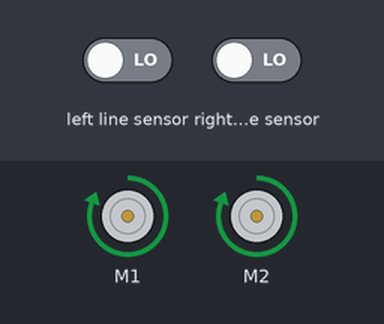
A program run on a simulated BBC micro:bit (MakeCode). Parts: 2 × DC motor (green arrow = forward, orange = backward, longer = faster). The inputs (shaded band) are chosen by the test bench; at power-on: left line sensor LOW, right line sensor LOW.

Above: at 1.2 s.
1.3 s: left line sensor driven HIGH
At 1.8 s:
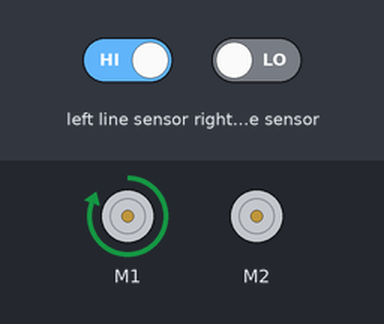
2.8 s: left line sensor driven LOW
At 3.9 s:
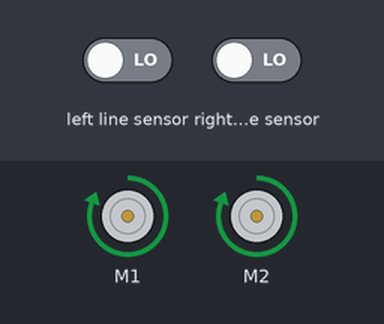
4.3 s: right line sensor driven HIGH
At 5.5 s:
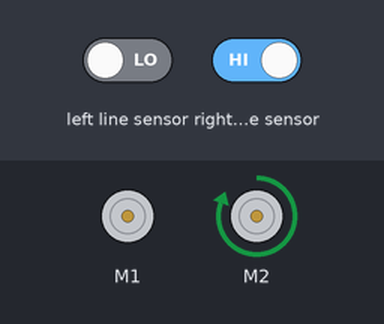
5.8 s: right line sensor driven LOW
At 6.5 s:
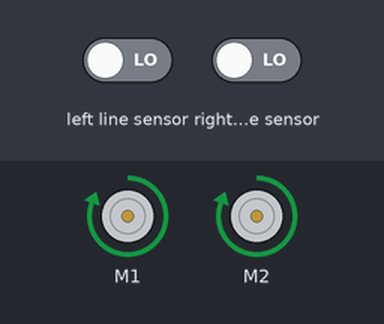
Timing chart, 0 to 8.3 s (numbered marks = the images above; inputs shaded):
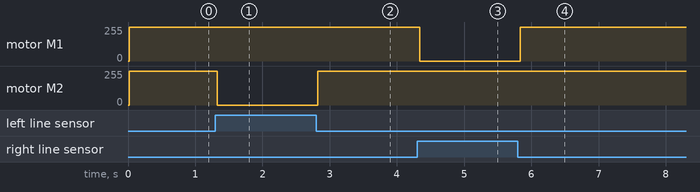

The program:

main.ts
```typescript
let ir_de3recho = 0
let ir_izquierdo = 0
let tiempo = 0
basic.forever(function () {
    if (ir_izquierdo == 0 && ir_de3recho == 0) {
        maqueen.motorRun(maqueen.Motors.All, maqueen.Dir.CW, 255)
    } else if (ir_izquierdo == 1 && ir_de3recho == 0) {
        maqueen.motorRun(maqueen.Motors.M1, maqueen.Dir.CW, 255)
        maqueen.motorStop(maqueen.Motors.M2)
    } else if (ir_izquierdo == 0 && ir_de3recho == 1) {
        maqueen.motorRun(maqueen.Motors.M2, maqueen.Dir.CW, 255)
        maqueen.motorStop(maqueen.Motors.M1)
    }
    ir_de3recho = maqueen.readPatrol(maqueen.Patrol.PatrolRight)
    ir_izquierdo = maqueen.readPatrol(maqueen.Patrol.PatrolLeft)
})
```

test.ts
```typescript
// aquí va el archivo "tests"; esto no se compilará cuando este paquete se utilice como una extensión.
```

Measured:
- after the input at 1.3 s, motor M2: forward 255/255 → stopped at once
- after the input at 2.8 s, motor M2: stopped → forward 255/255 at once
- after the input at 4.3 s, motor M1: forward 255/255 → stopped at once
- after the input at 5.8 s, motor M1: stopped → forward 255/255 at once
